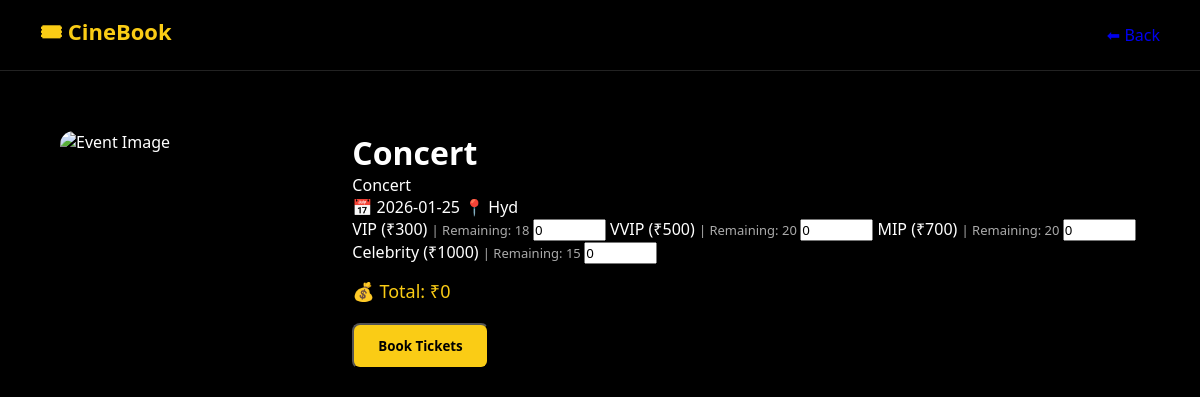
/event/7, run on the app's committed database.
### tables this page shows
CREATE TABLE events (
    id INTEGER PRIMARY KEY AUTOINCREMENT,
    title TEXT,
    description TEXT,
    date TEXT,
    location TEXT,
    seats INTEGER,
    price INTEGER
, vip_seats INTEGER DEFAULT 0, vvip_seats INTEGER DEFAULT 0, mip_seats INTEGER DEFAULT 0, celebrity_seats INTEGER DEFAULT 0, vip_price INTEGER, vvip_price INTEGER, mip_price INTEGER, celebrity_price INTEGER, organizer_id INTEGER);

### app.py (the view)
@app.route("/event/<int:event_id>")
def event_detail(event_id):
    con = get_db()
    cur = con.cursor()
    cur.execute("""
        SELECT
            e.id, e.title, e.description, e.date, e.location,
            e.vip_price, e.vvip_price, e.mip_price, e.celebrity_price,

            e.vip_seats - IFNULL(SUM(b.vip_qty), 0),
            e.vvip_seats - IFNULL(SUM(b.vvip_qty), 0),
            e.mip_seats - IFNULL(SUM(b.mip_qty), 0),
            e.celebrity_seats - IFNULL(SUM(b.celebrity_qty), 0)

        FROM events e
        LEFT JOIN bookings b ON e.id = b.event_id
        WHERE e.id = ?
        GROUP BY e.id
    """, (event_id,))
    r = cur.fetchone()
    con.close()
    if not r:
        return "Event not found"
    event = {
        "id": r[0],
        "title": r[1],
        "description": r[2],
        "date": r[3],
        "location": r[4],
        "vip_price": r[5],
        "vvip_price": r[6],
        "mip_price": r[7],
        "celebrity_price": r[8],
        "vip_seats": max(0, r[9]),
        "vvip_seats": max(0, r[10]),
        "mip_seats": max(0, r[11]),
        "celebrity_seats": max(0, r[12])
    }
    return render_template("event_detail.html", event=event)

### app.py (called while the page is built)
def get_db():
    con = sqlite3.connect(
        "new_database.db",
        timeout=30,
        check_same_thread=False
    )
    con.execute("PRAGMA journal_mode=WAL;")
    con.execute("PRAGMA synchronous=NORMAL;")
    return con

### templates/event_detail.html (shortened to what this page needs)
<!DOCTYPE html>
<html lang="en">
<head>
<link rel="stylesheet" href="{{ url_for('static', filename='style.css') }}">
</head>
<body>
<header class="header">
    <div class="logo">🎟 CineBook</div>
    <a href="/home" class="nav-link">⬅ Back</a>
</header>
<div class="detail-container">
    <img src="https://images.unsplash.com/photo-1511671782779-c97d3d27a1d4" alt="Event Image">
    <div class="detail-content">
        <h1>{{ event.title }}</h1>
        <p>{{ event.description }}</p>
        <div class="detail-info">
            <span>📅 {{ event.date }}</span>
            <span>📍 {{ event.location }}</span>
        </div>
        <form method="POST" action="/book/{{ event.id }}" onsubmit="return validateBooking()">
            <label>
                VIP (₹300)
                <span style="color:#aaa; font-size:13px;">
                    | Remaining: {{ event.vip_seats }}
                </span>
            </label>
            <input type="number"
                   name="vip"
                   min="0"
                   max="{{ event.vip_seats }}"
                   value="0"
                   oninput="calc()"
                   {% if event.vip_seats == 0 %} disabled {% endif %}>
            <label>
                VVIP (₹500)
                <span style="color:#aaa; font-size:13px;">
                    | Remaining: {{ event.vvip_seats }}
                </span>
            </label>
            <input type="number"
                   name="vvip"
                   min="0"
                   max="{{ event.vvip_seats }}"
                   value="0"
                   oninput="calc()"
                   {% if event.vvip_seats == 0 %} disabled {% endif %}>
            <label>
                MIP (₹700)
                <span style="color:#aaa; font-size:13px;">
                    | Remaining: {{ event.mip_seats }}
                </span>
            </label>
            <input type="number"
                   name="mip"
                   min="0"
                   max="{{ event.mip_seats }}"
                   value="0"
                   oninput="calc()"
                   {% if event.mip_seats == 0 %} disabled {% endif %}>
            <label>
                Celebrity (₹1000)
                <span style="color:#aaa; font-size:13px;">
                    | Remaining: {{ event.celebrity_seats }}
                </span>
            </label>
            <input type="number"
                   name="celebrity"
                   min="0"
                   max="{{ event.celebrity_seats }}"
                   value="0"
                   oninput="calc()"
                   {% if event.celebrity_seats == 0 %} disabled {% endif %}>
            <p style="margin-top:15px;color:#facc15;font-size:18px;">
                💰 Total: ₹<span id="total">0</span>
            </p>
            {% if event.vip_seats == 0
                  and event.vvip_seats == 0
                  and event.mip_seats == 0
                  and event.celebrity_seats == 0 %}
                <button class="book-btn" disabled style="opacity:0.5;">
                    ❌ Sold Out
                </button>
            {% else %}
                <button class="book-btn">
                    Book Tickets
                </button>
            {% endif %}
        </form>
    </div>
</div>
</body>
</html>

### static/style.css (style rules this page uses)
* { margin: 0; padding: 0; box-sizing: border-box; font-family: 'Segoe UI', sans-serif; }
body { background: #000; color: #fff; }
.header { display: flex; justify-content: space-between; align-items: center; padding: 16px 40px; border-bottom: 1px solid #222; }
.logo { color: #facc15; font-size: 22px; font-weight: bold; }
.detail-container { display: flex; gap: 40px; padding: 60px; }
.detail-container img { width: 350px; border-radius: 14px; }
.book-btn { display: inline-block; margin-top: 20px; padding: 12px 24px; background: #facc15; color: black; border-radius: 8px; font-weight: bold; text-decoration: none; }
a { text-decoration: none; }
* { margin: 0; padding: 0; box-sizing: border-box; font-family: "Segoe UI", Tahoma, Geneva, Verdana, sans-serif; }

### data on the page
events: title "Concert", description "Concert", date "2026-01-25", location "Hyd"

### other printed values
{{ event.vip_seats }} "18"
{{ event.vvip_seats }} "20"
{{ event.mip_seats }} "20"
{{ event.celebrity_seats }} "15"
